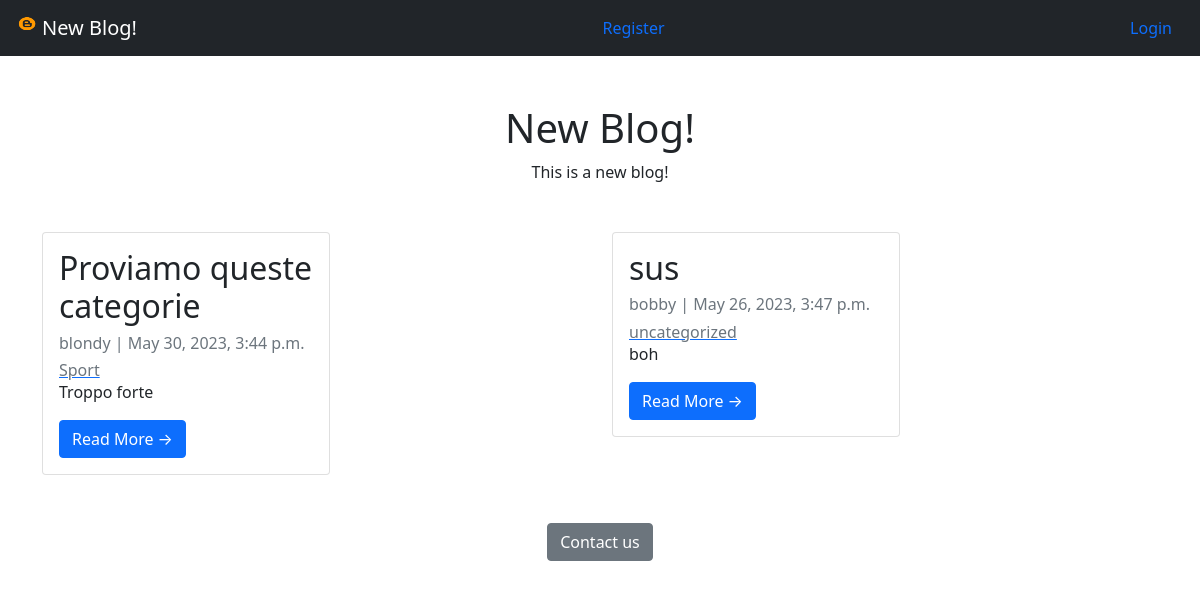
Before: / with the older database file.
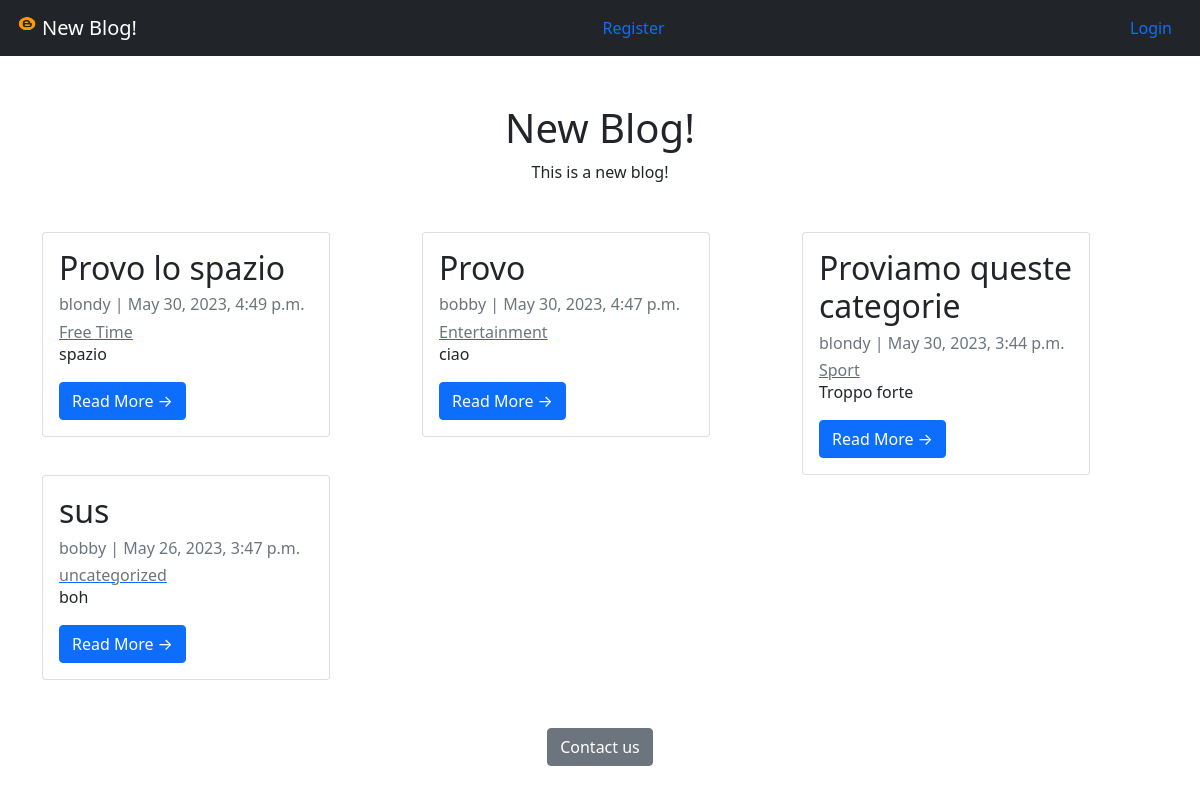
After: the same page with the newer database file.
### blog/models.py (models this page shows, shortened)
class Post(models.Model):
    title = models.CharField(max_length=200, unique=True)
    slug = models.SlugField(max_length=200, unique=True)
    author = models.ForeignKey(User, on_delete=models.CASCADE, related_name='blog_posts')
    updated_on = models.DateTimeField(auto_now=True)
    content = models.TextField()
    created_on = models.DateTimeField(auto_now_add=True)
    status = models.IntegerField(choices=STATUS, default=0)
    category = models.CharField(max_length=200, default='Uncategorized')
    class Meta:
        ordering = ['-created_on']

### blog/views.py (the view)
# urls.py: path('', include('blog.urls')),
def blog(request):
    posts = Post.objects.all()
    return render(request, 'post_list.html', {'posts': posts})

### blog/templates/post_list.html (shortened to what this page needs)
<!doctype html>
<html lang="en">
<head>
    <link href="https://cdn.jsdelivr.net/npm/bootstrap@5.0.0-beta2/dist/css/bootstrap.min.css" rel="stylesheet"
>
</head>
<body>
    {% extends 'base.html' %}
    {% block content %}
    <div class="container my-5 text-center" style="max-width:580px">
        <h1>New Blog!</h1>
        <p> This is a new blog!</p>
    </div>
    <div class="container">
        <div class="row">
            {% for post in posts %}
                {% if user.is_authenticated and user == post.author%}
                    <div class="col-sm">
                        <div class="card" style="width: 18rem;">
                            <div class="card-body">
                                <h2 class="card-title">{{ post.title }}</h2>
                                <p class="card-text text-muted h6">{{ post.author }} | {{ post.created_on}} </p>
                                <a href="{%  url 'category' post.category|slugify %}" ><p class="card-text text-muted h6">{{ post.category }}</p></a>
                                <p class="card-text">{{post.content|slice:":200" }}</p>
                                <a href="{% url 'post_detail' post.pk %}" class="btn btn-primary">Read More &rarr;</a>
                                <a href="{% url 'update_post' post.pk %}" class="btn btn-primary">Edit &rarr;</a>
                                <a href="{% url 'delete_post' post.pk %}" class="btn btn-primary">Delete &rarr;</a>
                            </div>
                        </div>
                    </div>
                {% else %}
                    {% if post.status != 0%}
                        <div class="col-sm">
                            <div class="card" style="width: 18rem;">
                                <div class="card-body">
                                    <h2 class="card-title">{{ post.title }}</h2>
                                    <p class="card-text text-muted h6">{{ post.author }} | {{ post.created_on}} </p>
                                    <a href="{%  url 'category' post.category|slugify %}" ><p class="card-text text-muted h6">{{ post.category }}</p></a>
                                    <p class="card-text">{{post.content|slice:":200" }}</p>
                                    <a href="{% url 'post_detail' post.pk %}" class="btn btn-primary">Read More &rarr;</a>
                                </div>
                            </div>
                        </div>
                    {% endif %}
                {% endif %}
            {% endfor %}
        </div>
    </div>
    <div class="container my-5 text-center" style="max-width:580px">
        <a href="{% url 'contact' %}" type="button" class="btn btn-secondary">Contact us</a>
    </div>
    {% endblock %}

### blog/templates/base.html (shortened to what this page needs)
<!doctype html>
<html lang="en">
<head>
    <link href="https://cdn.jsdelivr.net/npm/bootstrap@5.0.0-beta2/dist/css/bootstrap.min.css" rel="stylesheet"
>
</head>
<body>
    <nav class="navbar navbar-dark bg-dark">
        <div class="container-fluid">
             <a class="navbar-brand" href="{% url 'home' %}">
                {% load static %}<img src="{% static 'logo.png' %}" alt="" width="30" height="24" class="d-inline-block align-top">New Blog!</a>
            {% if user.is_authenticated %}
                <a class="nav-link" href="{% url 'add_post' %}">Add Post</a>
                <a class="nav-link" href="{% url 'add_category' %}">Add Category</a>
                <a class="nav-link" href="{% url 'logout' %}">Logout</a>
            {% else %}
                <a class="nav-link" href="{% url 'register' %}">Register</a>
                <a class="nav-link" href="{% url 'login' %}">Login</a>
            {% endif %}
        </div>
    </nav>
    {% block content %}
    {% endblock %}
</body>
</html>

Changed rows visible on the page:
added Post: title "Provo lo spazio", author "blondy", created_on "May 30, 2023, 4:49 p.m.", category "Free Time", content "spazio"
added Post: title "Provo", author "bobby", created_on "May 30, 2023, 4:47 p.m.", category "Entertainment", content "ciao"
